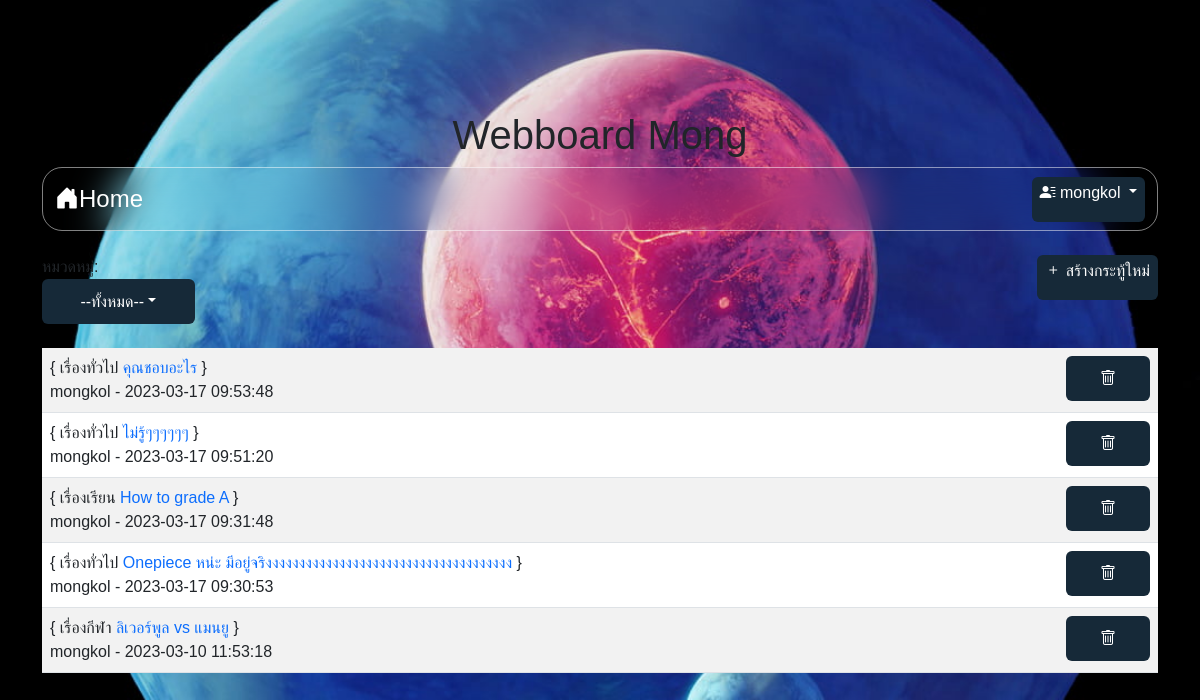
The page /php/src/index.php (signed in) on the database its author committed.
### tables this page shows
CREATE TABLE `post` (
  `id` int(11) NOT NULL,
  `title` varchar(128) NOT NULL,
  `content` varchar(2048) NOT NULL,
  `post_date` datetime NOT NULL,
  `cat_id` int(11) NOT NULL,
  `user_id` int(11) NOT NULL
);

CREATE TABLE `category` (
  `id` int(11) NOT NULL,
  `name` varchar(32) NOT NULL
);

CREATE TABLE `user` (
  `id` int(11) NOT NULL,
  `login` varchar(32) NOT NULL,
  `password` varchar(64) NOT NULL,
  `name` varchar(64) NOT NULL,
  `gender` char(1) NOT NULL,
  `email` varchar(32) NOT NULL,
  `role` char(1) NOT NULL
);

### php/src/index.php (the view, shortened to what this page needs)
<!DOCTYPE html>
<html lang="en">
<head>
    <link href="https://cdn.jsdelivr.net/npm/bootstrap@5.3.0-alpha1/dist/css/bootstrap.min.css" rel="stylesheet"
>
    <link rel="stylesheet" href="https://cdn.jsdelivr.net/npm/bootstrap-icons@1.10.3/font/bootstrap-icons.css">
    <link rel="stylesheet" href="style.css">
</head>
<?php if (!isset($_SESSION['id'])) {
?>
<body>
    <div class="container">
        <h2 style="text-align: center; color: #fff;">Webboard</h2>
        <?php include "nav.php"; ?>
        <br>
        <!-- <div class="d-flex justify-content-between">
            <div>
                <label>หมวดหมู่:</label>
                <span class="dropdown">
                    <button class="btn btn-light dropdown-toggle btn-sm" type="button" id="Button2"
                        data-bs-toggle="dropdown" aria-expanded="false">--ทั้งหมด--</button>
                    <ul class="dropdown-menu" aria-labelledby="Button2">
                        <li><a href="#" class="dropdown-item">ทั้งหมด</a></li>
                        <?php
                            $conn = new PDO("mysql:host=localhost;dbname=webboard;charset=utf8", "root", "");
                            $sql = "SELECT * FROM category";
                            foreach ($conn->query($sql) as $row) {
                                echo "<li><a class=dropdown-item href=#>$row[name]</a></li>";
                            }
                            $conn = null
                            ?>
                    </ul>
                </span>
            </div>
        </div> -->
        <br>
        <table class="table table-striped">
            <?php
                $conn = new PDO("mysql:host=localhost;dbname=webboard;charset=utf8", "root", "");
                $sql = "SELECT t3.name,t1.title,t1.id,t2.login,t1.post_date
                FROM post as t1 INNER JOIN user as t2 ON (t1.user_id=t2.id)
                INNER JOIN category as t3 ON (t1.cat_id=t3.id)
                ORDER BY t1.post_date DESC";
                $result = $conn->query($sql);
                while ($row = $result->fetch()) {
                    echo "<tr><td>{ $row[0] <a href=post.php?id=$row[2]
                         style=text-decoration:none>$row[1]</a> }<br>$row[3] - $row[4]</td></tr>";
                }
                $conn = null;
                ?>
        </table>
    </div>
</body>
<?php } else {
?>
<body>
    <div class="container">
        <H1 style="text-align: center;">Webboard Mong</H1>
        <?php include "nav.php"; ?>
        <br>
        <div class="d-flex justify-content-between">
            <div>
                <label>หมวดหมู่:</label>
                <span class="dropdown">
                    <button class="btn btn-light dropdown-toggle btn-sm" type="button" id="Button2"
                        data-bs-toggle="dropdown" aria-expanded="false">--ทั้งหมด--</button>
                </span>
            </div>
            <div><a href="newpost.php" class="btn btn-success btn-sm"><i class="bi bi-plus"></i> สร้างกระทู้ใหม่</a>
            </div>
        </div>
        <br>
        <table class="table table-striped">
            <?php
                $conn = new PDO("mysql:host=localhost;dbname=webboard;charset=utf8", "root", "");
                $sql = "SELECT t3.name,t1.title,t1.id,t2.login,t1.post_date
                FROM post as t1 INNER JOIN user as t2 ON (t1.user_id=t2.id)
                INNER JOIN category as t3 ON (t1.cat_id=t3.id)
                ORDER BY t1.post_date DESC";
                $result = $conn->query($sql);
                while ($row = $result->fetch()) {
                    echo "<tr><td>{ $row[0] <a href=post.php?id=$row[2]
                         style=text-decoration:none>$row[1]</a> }<br>$row[3] - $row[4]</td>";
                    if ($_SESSION['role'] == 'a') {
                        echo  "<td><a href=delete.php?id=$row[2]> <button type-button class ='btn btn-danger btn-sm'><i class= 'bi bi-trash'></i></button></a></td>";
                    }
                    echo "</tr>";
                }
                ?>
        </table>
    </div>
</body>
<?php } ?>
</html>

### php/src/style.css (style rules this page uses)
* { margin: 0; padding: 0; box-sizing: border-box; font-family: 'poppins', sans-serif; }
body { display: flex; justify-content: center; align-items: center; min-height: 100vh; background: url('background1.jpg'); background-size: cover; background-position: center; }
.btn { width: 100%; height: 45px; background: #162938; border: none; outline: none; border-radius: 6px; cursor: pointer; font-size: 1em; color: #fff; font-weight: 500; }

### rows shown on the page
post: category.name "เรื่องทั่วไป", title "คุณชอบอะไร", user.login "mongkol", post_date "2023-03-17 09:53:48"
post: category.name "เรื่องทั่วไป", title "ไม่รู้ๆๆๆๆๆๆ", user.login "mongkol", post_date "2023-03-17 09:51:20"
post: category.name "เรื่องเรียน", title "How to grade A", user.login "mongkol", post_date "2023-03-17 09:31:48"
post: category.name "เรื่องทั่วไป", title "Onepiece หน่ะ มีอยู่จริงงงงงงงงงงงงงงงงงงงงงงงงงงงงงงงงงงงงง", user.login "mongkol", post_date "2023-03-17 09:30:53"
post: category.name "เรื่องกีฬา", title "ลิเวอร์พูล vs แมนยู", user.login "mongkol", post_date "2023-03-10 11:53:18"

### other values the page prints
$_SESSION['username'] "mongkol"
